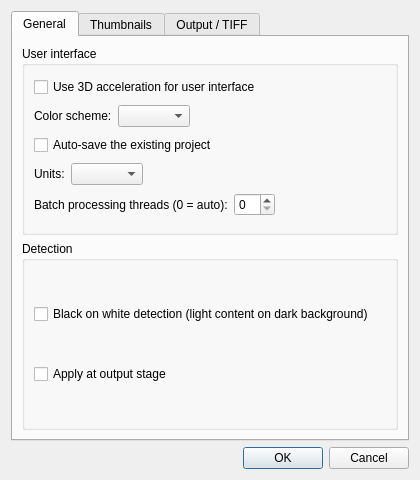
<?xml version="1.0" encoding="UTF-8"?>
<ui version="4.0">
 <class>SettingsDialog</class>
 <widget class="QDialog" name="SettingsDialog">
  <property name="geometry">
   <rect>
    <x>0</x>
    <y>0</y>
    <width>420</width>
    <height>480</height>
   </rect>
  </property>
  <property name="windowTitle">
   <string>Settings</string>
  </property>
  <layout class="QVBoxLayout" name="verticalLayout">
   <item>
    <widget class="QTabWidget" name="tabWidget">
     <property name="currentIndex">
      <number>0</number>
     </property>
     <widget class="QWidget" name="tabGeneral">
      <attribute name="title">
       <string>General</string>
      </attribute>
      <layout class="QVBoxLayout" name="verticalLayoutGeneral">
       <item>
        <widget class="QGroupBox" name="groupUI">
         <property name="title">
          <string>User interface</string>
         </property>
         <layout class="QVBoxLayout" name="verticalLayoutUI">
          <item>
           <widget class="QCheckBox" name="use3DAcceleration">
            <property name="text">
             <string>Use 3D acceleration for user interface</string>
            </property>
           </widget>
          </item>
          <item>
           <layout class="QHBoxLayout" name="horizontalLayoutTheme">
            <item>
             <widget class="QLabel" name="colorSchemeLabel">
              <property name="text">
               <string>Color scheme:</string>
              </property>
             </widget>
            </item>
            <item>
             <widget class="QComboBox" name="colorSchemeBox"/>
            </item>
            <item>
             <spacer name="horizontalSpacerTheme">
              <property name="orientation">
               <enum>Qt::Horizontal</enum>
              </property>
              <property name="sizeHint" stdset="0">
               <size>
                <width>40</width>
                <height>20</height>
               </size>
              </property>
             </spacer>
            </item>
           </layout>
          </item>
          <item>
           <widget class="QCheckBox" name="autoSaveProjectCB">
            <property name="text">
             <string>Auto-save the existing project</string>
            </property>
           </widget>
          </item>
          <item>
           <layout class="QHBoxLayout" name="horizontalLayoutUnits">
            <item>
             <widget class="QLabel" name="unitsLabel">
              <property name="text">
               <string>Units:</string>
              </property>
             </widget>
            </item>
            <item>
             <widget class="QComboBox" name="unitsBox"/>
            </item>
            <item>
             <spacer name="horizontalSpacerUnits">
              <property name="orientation">
               <enum>Qt::Horizontal</enum>
              </property>
              <property name="sizeHint" stdset="0">
               <size>
                <width>40</width>
                <height>20</height>
               </size>
              </property>
             </spacer>
            </item>
           </layout>
          </item>
          <item>
           <layout class="QHBoxLayout" name="horizontalLayoutThreads">
            <item>
             <widget class="QLabel" name="batchThreadsLabel">
              <property name="text">
               <string>Batch processing threads (0 = auto):</string>
              </property>
             </widget>
            </item>
            <item>
             <widget class="QSpinBox" name="batchThreadCountSB">
              <property name="minimum">
               <number>0</number>
              </property>
              <property name="maximum">
               <number>64</number>
              </property>
              <property name="value">
               <number>0</number>
              </property>
             </widget>
            </item>
            <item>
             <spacer name="horizontalSpacerThreads">
              <property name="orientation">
               <enum>Qt::Horizontal</enum>
              </property>
              <property name="sizeHint" stdset="0">
               <size>
                <width>40</width>
                <height>20</height>
               </size>
              </property>
             </spacer>
            </item>
           </layout>
          </item>
         </layout>
        </widget>
       </item>
       <item>
        <widget class="QGroupBox" name="groupDetection">
         <property name="title">
          <string>Detection</string>
         </property>
         <layout class="QVBoxLayout" name="verticalLayoutDetection">
          <item>
           <widget class="QCheckBox" name="blackOnWhiteDetectionCB">
            <property name="text">
             <string>Black on white detection (light content on dark background)</string>
            </property>
           </widget>
          </item>
          <item>
           <widget class="QCheckBox" name="blackOnWhiteAtOutputCB">
            <property name="text">
             <string>Apply at output stage</string>
            </property>
           </widget>
          </item>
         </layout>
        </widget>
       </item>
      </layout>
     </widget>
     <widget class="QWidget" name="tabThumbnails">
      <attribute name="title">
       <string>Thumbnails</string>
      </attribute>
      <layout class="QVBoxLayout" name="verticalLayoutThumbs">
       <item>
        <layout class="QHBoxLayout" name="horizontalLayoutQuality">
         <item>
          <widget class="QLabel" name="thumbnailQualityLabel">
           <property name="text">
            <string>Quality (pixel size):</string>
           </property>
          </widget>
         </item>
         <item>
          <widget class="QSpinBox" name="thumbnailQualitySB">
           <property name="minimum">
            <number>100</number>
           </property>
           <property name="maximum">
            <number>1500</number>
           </property>
           <property name="singleStep">
            <number>25</number>
           </property>
           <property name="value">
            <number>200</number>
           </property>
          </widget>
         </item>
         <item>
          <spacer name="horizontalSpacerQuality">
           <property name="orientation">
            <enum>Qt::Horizontal</enum>
           </property>
           <property name="sizeHint" stdset="0">
            <size>
             <width>40</width>
             <height>20</height>
            </size>
           </property>
          </spacer>
         </item>
        </layout>
       </item>
       <item>
        <layout class="QHBoxLayout" name="horizontalLayoutSize">
         <item>
          <widget class="QLabel" name="thumbnailSizeLabel">
           <property name="text">
            <string>Max logical size (width):</string>
           </property>
          </widget>
         </item>
         <item>
          <widget class="QSpinBox" name="thumbnailSizeSB">
           <property name="minimum">
            <number>100</number>
           </property>
           <property name="maximum">
            <number>1000</number>
           </property>
           <property name="singleStep">
            <number>10</number>
           </property>
           <property name="value">
            <number>250</number>
           </property>
          </widget>
         </item>
         <item>
          <spacer name="horizontalSpacerSize">
           <property name="orientation">
            <enum>Qt::Horizontal</enum>
           </property>
           <property name="sizeHint" stdset="0">
            <size>
             <width>40</width>
             <height>20</height>
            </size>
           </property>
          </spacer>
         </item>
        </layout>
       </item>
       <item>
        <widget class="QCheckBox" name="singleColumnThumbnailsCB">
         <property name="text">
          <string>Single column thumbnail display</string>
         </property>
        </widget>
       </item>
       <item>
        <widget class="QCheckBox" name="highlightDeviationCB">
         <property name="text">
          <string>Highlight pages with high deviation (red asterisk)</string>
         </property>
        </widget>
       </item>
       <item>
        <widget class="QCheckBox" name="cancelingSelectionQuestionCB">
         <property name="text">
          <string>Ask when canceling multi-page selection</string>
         </property>
        </widget>
       </item>
       <item>
        <spacer name="verticalSpacerThumbs">
         <property name="orientation">
          <enum>Qt::Vertical</enum>
         </property>
         <property name="sizeHint" stdset="0">
          <size>
           <width>20</width>
           <height>40</height>
          </size>
         </property>
        </spacer>
       </item>
      </layout>
     </widget>
     <widget class="QWidget" name="tabOutput">
      <attribute name="title">
       <string>Output / TIFF</string>
      </attribute>
      <layout class="QVBoxLayout" name="verticalLayoutOutput">
       <item>
        <widget class="QGroupBox" name="groupTiff">
         <property name="title">
          <string>TIFF compression</string>
         </property>
         <layout class="QVBoxLayout" name="verticalLayoutTiff">
          <item>
           <layout class="QHBoxLayout" name="horizontalLayoutTiffBW">
            <item>
             <widget class="QLabel" name="tiffBWLabel">
              <property name="text">
               <string>B&amp;W compression:</string>
              </property>
             </widget>
            </item>
            <item>
             <widget class="QComboBox" name="tiffCompressionBWBox"/>
            </item>
            <item>
             <spacer name="horizontalSpacerTiffBW">
              <property name="orientation">
               <enum>Qt::Horizontal</enum>
              </property>
              <property name="sizeHint" stdset="0">
               <size>
                <width>40</width>
                <height>20</height>
               </size>
              </property>
             </spacer>
            </item>
           </layout>
          </item>
          <item>
           <layout class="QHBoxLayout" name="horizontalLayoutTiffColor">
            <item>
             <widget class="QLabel" name="tiffColorLabel">
              <property name="text">
               <string>Color compression:</string>
              </property>
             </widget>
            </item>
            <item>
             <widget class="QComboBox" name="tiffCompressionColorBox"/>
            </item>
            <item>
             <spacer name="horizontalSpacerTiffColor">
              <property name="orientation">
               <enum>Qt::Horizontal</enum>
              </property>
              <property name="sizeHint" stdset="0">
               <size>
                <width>40</width>
                <height>20</height>
               </size>
              </property>
             </spacer>
            </item>
           </layout>
          </item>
         </layout>
        </widget>
       </item>
       <item>
        <spacer name="verticalSpacerOutput">
         <property name="orientation">
          <enum>Qt::Vertical</enum>
         </property>
         <property name="sizeHint" stdset="0">
          <size>
           <width>20</width>
           <height>40</height>
          </size>
         </property>
        </spacer>
       </item>
      </layout>
     </widget>
    </widget>
   </item>
   <item>
    <widget class="QDialogButtonBox" name="buttonBox">
     <property name="orientation">
      <enum>Qt::Horizontal</enum>
     </property>
     <property name="standardButtons">
      <set>QDialogButtonBox::Cancel|QDialogButtonBox::Ok</set>
     </property>
    </widget>
   </item>
  </layout>
 </widget>
 <resources/>
 <connections>
  <connection>
   <sender>buttonBox</sender>
   <signal>accepted()</signal>
   <receiver>SettingsDialog</receiver>
   <slot>accept()</slot>
  </connection>
  <connection>
   <sender>buttonBox</sender>
   <signal>rejected()</signal>
   <receiver>SettingsDialog</receiver>
   <slot>reject()</slot>
  </connection>
 </connections>
</ui>
